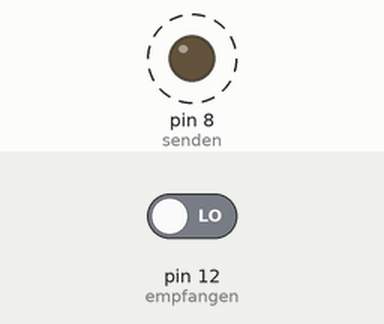
Simulated run of this sketch. Board: Arduino Uno, built with avr-gcc and run on an emulated ATmega328P. Parts: output pins drawn as LEDs (lit = HIGH). Dashed ring = blinking. The test bench sets the inputs (shaded band); at power-on: pin 12 (empfangen) LOW. What the sketch prints to the serial monitor is not drawn.

Above: at 0.5 s.
Timing chart, 0 to 4.6 s (numbered marks = the images above):
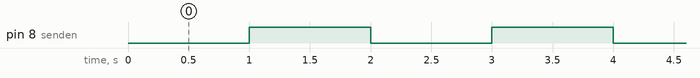

The sketch:

infrared_test.ino
```cpp
int senden = 8;
int empfangen = 12;

int datenbitsanz = 8;
int baud = 9600;
int b0;
int b1;
int b2;
int b3;
int b4;
int b5;
int b6;
int b7;

void setup() {
  Serial.begin(9600);

  pinMode(senden, OUTPUT);
  pinMode(empfangen, INPUT);
}

void loop() {
  digitalWrite(senden, LOW);
  delay(1000);
  digitalWrite(senden, HIGH);

  Serial.println(digitalRead(empfangen));
  delay(1000);
}
```

Measured:
- by itself, pin 8 (senden): alternates HIGH for 1.0 s and LOW for 1.0 s
